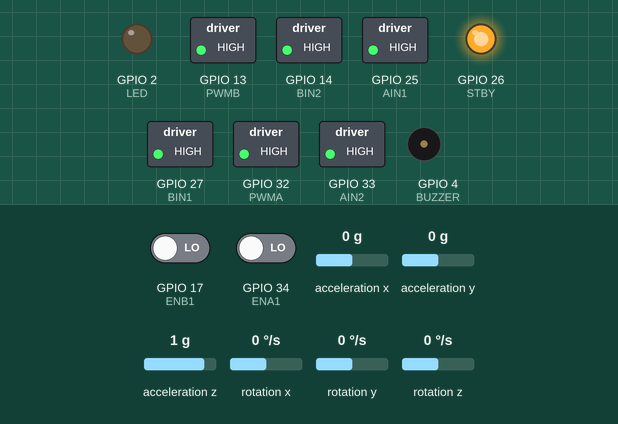
Bench run of a program on a simulated ESP32. On the bench: switched loads named in the program (green lamp = pin HIGH), output pins drawn as LEDs (lit = HIGH), buzzer (waves = sounding, pin HIGH). Wiring (inferred from the names in the program): MPU-6050 motion sensor at I2C address 0x68. Inputs (shaded band) come from the test bench; at power-on: GPIO 17 (ENB1) LOW, GPIO 34 (ENA1) LOW, acceleration x 0 g, acceleration y 0 g, acceleration z 1 g, rotation x 0 °/s, rotation y 0 °/s, rotation z 0 °/s. Nothing arrives over Bluetooth unless stated.

Above: at 0.1 s.
Timing chart, 0 to 1.6 s (numbered marks = the images above):
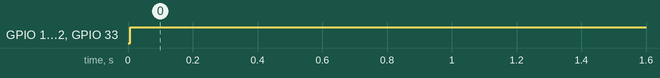

Measured:
- by itself, GPIO 13 (PWMB), GPIO 14 (BIN2), GPIO 25 (AIN1), GPIO 27 (BIN1), GPIO 32 (PWMA), GPIO 33 (AIN2): LOW → HIGH at 0.01 s

The program:

main.cpp
```cpp
#include <Arduino.h>
#include <Kalman.h>
#include "pid.h"
#include "motor.h"
#include "i2cMPU6050.h"
#include "bluetooth.h"

#define LED 2
#define BUZZER 4

// MPU6050 e KALMAN
Point3lf acc, gyro;
double pitch;
double gyroY;
Kalman KalmanY;
uint32_t timer;
double dt;

// CONTROLE PID
double Input, Output, Setpoint=0;
PID pid(&Input, &Output, &Setpoint);

void setup() {
    Serial.begin(115200);

    SerialBT.begin("Bigweld");

    pinMode(LED, OUTPUT);
    pinMode(BUZZER, OUTPUT);

    pinMode(PWMA, OUTPUT);
    pinMode(AIN2, OUTPUT);
    pinMode(AIN1, OUTPUT);
    pinMode(STBY, OUTPUT);
    pinMode(BIN1, OUTPUT);
    pinMode(BIN2, OUTPUT);
    pinMode(PWMB, OUTPUT);

    ledcAttachPin(PWMA, 0);
    ledcSetup(0, 19500, 12);
    ledcAttachPin(PWMB, 1);
    ledcSetup(1, 19500, 12);

    digitalWrite(STBY, HIGH);

    ledcWrite(0, 0);
    ledcWrite(1, 0);

    pinMode(ENA1, INPUT);
    pinMode(ENA2, INPUT);
    pinMode(ENB1, INPUT);
    pinMode(ENB2, INPUT);

    attachInterrupt(ENA1, encoderA, CHANGE);
    attachInterrupt(ENB1, encoderB, CHANGE);

    init_mpu();

    acc = readAccel();
    gyro = readGyro();
    pitch = atan(-acc.x / sqrt(acc.y * acc.y + acc.z * acc.z)) * RAD_TO_DEG;
    Input = pitch;
    KalmanY.setAngle(Input);

    pid.setOutputLimits(-4095, 4095);

    timer = micros();
}

void loop() {
    if (readBluetooth())
        pid.setTunings(jsonPID["kp"], jsonPID["ki"], jsonPID["kd"]);

    sendBluetooth(Input);

    acc = readAccel();
    gyro = readGyro();
    pitch = atan(-acc.x / sqrt(acc.y * acc.y + acc.z * acc.z)) * RAD_TO_DEG;
    gyroY = gyro.y / 131.0;

    dt = (double)(micros() - timer)/1000000;
    timer = micros();

    Input = KalmanY.getAngle(pitch, gyroY, dt);

    pid.compute();

    int pwm = map(abs(Output), 0, 4095, MOTOR_MIN, 4095);
    if (Output > 0)
        forward(pwm, pwm);
    else if (Output < 0)
        backward(pwm, pwm);
    else
        brake();

    // Serial.println(pwm);

    // Serial.printf("%lf\t%f\n", pitch, Input);
}
```

bluetooth.h
```cpp
#pragma once
#include <BluetoothSerial.h>
#include <ArduinoJson.h>

BluetoothSerial SerialBT;

StaticJsonDocument<200> jsonPID;

bool readBluetooth(){
    if(SerialBT.available()){
        String data = SerialBT.readStringUntil('}') + String("}");
        deserializeJson(jsonPID, data);
        return true;
    }
    return false;
}

void sendBluetooth(double msg){
    SerialBT.println(msg);
}
```

i2cMPU6050.h
```cpp
#pragma once
#include <Wire.h>

const uint8_t IMUAddress = 0x68;
const uint16_t I2C_TIMEOUT = 1000;

uint8_t i2cWrite(uint8_t registerAddress, uint8_t *data, uint8_t length, bool sendStop) {
  Wire.beginTransmission(IMUAddress);
  Wire.write(registerAddress);
  Wire.write(data, length);
  uint8_t rcode = Wire.endTransmission(sendStop);
  if (rcode) {
    //Serial.print(F("i2cWrite failed: "));
    //Serial.println(rcode);
  }
  return rcode;
}

uint8_t i2cWrite(uint8_t registerAddress, uint8_t data, bool sendStop) {
  return i2cWrite(registerAddress, &data, 1, sendStop);
}

uint8_t i2cRead(uint8_t registerAddress, uint8_t *data, uint8_t nbytes) {
  uint32_t timeOutTimer;
  Wire.beginTransmission(IMUAddress);
  Wire.write(registerAddress);
  uint8_t rcode = Wire.endTransmission(false);
  if (rcode) {
    //Serial.print(F("i2cRead failed: "));
    //Serial.println(rcode);
    return rcode;
  }
  Wire.requestFrom(IMUAddress, nbytes, (uint8_t)true);
  for (uint8_t i = 0; i < nbytes; i++) {
    if (Wire.available())
      data[i] = Wire.read();
    else {
      timeOutTimer = micros();
      while (((micros() - timeOutTimer) < I2C_TIMEOUT) && !Wire.available());
      if (Wire.available())
        data[i] = Wire.read();
      else {
        //Serial.println(F("i2cRead timeout"));
        return 5;
      }
    }
  }
  return 0;
}

uint8_t i2c_data[14];

struct Point3lf{
  double x, y, z;
};

void init_mpu(){
  Wire.begin();

  #if ARDUINO >= 157
    Wire.setClock(400000UL);
  #else
    TWBR = ((F_CPU/400000UL) - 16) / 2;
  #endif

  i2c_data[0] = 7;
  i2c_data[1] = 0x00;
  i2c_data[2] = 0x00;
  i2c_data[3] = 0x00;

  while(i2cWrite(0x19, i2c_data, 4, false));

  while(i2cWrite(0x6B, 0x01, true));

  while(i2cRead(0x75, i2c_data, 1));

  if(i2c_data[0] != 0x68){
    //Serial.print("Erro. Placa desconhecida\n");
    while(1){
      //Serial.print("Erro. Conecte a MPU6050 no barramento i2c\n");
    }
  }
}

Point3lf readAccel(){
  Point3lf acc;
  while(i2cRead(0x3B, i2c_data, 14));
  acc.x = (int16_t)((i2c_data[0] << 8) | i2c_data[1]);
  acc.y = (int16_t)((i2c_data[2] << 8) | i2c_data[3]);
  acc.z = (int16_t)((i2c_data[4] << 8) | i2c_data[5]);
  return acc;
}

Point3lf readGyro(){
  Point3lf gyro;
  while(i2cRead(0x3B, i2c_data, 14));
  gyro.x = (int16_t)((i2c_data[8] << 8) | i2c_data[9]);
  gyro.y = (int16_t)((i2c_data[10] << 8) | i2c_data[11]);
  gyro.z = (int16_t)((i2c_data[12] << 8) | i2c_data[13]);
  return gyro;
}
```

motor.h
```cpp
#pragma once
#include <Arduino.h>

#define PWMA 32
#define AIN2 33
#define AIN1 25
#define STBY 26
#define BIN1 27
#define BIN2 14
#define PWMB 13
#define ENA1 34
#define ENA2 35
#define ENB1 17
#define ENB2 16

#define MOTOR_MIN 500

byte ena1Last;
int pulse_numberA = 0;
bool directionA;

byte enb1Last;
int pulse_numberB = 0;
bool directionB;

void encoderA() {
    int Lstate = digitalRead(ENA1);

    if(!ena1Last && Lstate)
    {
        int val = digitalRead(ENA2);

        if(!val && directionA) directionA = false;
        else if(val && !directionA) directionA = true;
    }

    ena1Last = Lstate;

    if(!directionA)  pulse_numberA++;
    else pulse_numberA--;
}

void encoderB() {
    int Lstate = digitalRead(ENB1);

    if(!enb1Last && Lstate)
    {
        int val = digitalRead(ENB2);

        if(!val && directionB) directionB = false;
        else if(val && !directionB) directionB = true;
    }

    enb1Last = Lstate;

    if(!directionB)  pulse_numberB--;
    else pulse_numberB++;
}

void forward(int left, int right){
    digitalWrite(AIN1, HIGH);
    digitalWrite(AIN2, LOW);
    digitalWrite(BIN1, HIGH);
    digitalWrite(BIN2, LOW);
    ledcWrite(0, left);
    ledcWrite(1, right);
}

void backward(int left, int right){
    digitalWrite(AIN1, LOW);
    digitalWrite(AIN2, HIGH);
    digitalWrite(BIN1, LOW);
    digitalWrite(BIN2, HIGH);
    ledcWrite(0, left);
    ledcWrite(1, right);
}

void stop(){
    digitalWrite(AIN1, LOW);
    digitalWrite(AIN2, LOW);
    digitalWrite(BIN1, LOW);
    digitalWrite(BIN2, LOW);
    ledcWrite(0, 0);
    ledcWrite(1, 0);
}

void brake(){
    digitalWrite(AIN1, HIGH);
    digitalWrite(AIN2, HIGH);
    digitalWrite(BIN1, HIGH);
    digitalWrite(BIN2, HIGH);
    ledcWrite(0, 4095);
    ledcWrite(1, 4095);
}
```

pid.h
```cpp
#pragma once
#include <Arduino.h>

class PID{
public:
    PID(double *Input, double *Output, double *Setpoint);
    void compute();
    void setOutputLimits(double outMin, double outMax);
    void setTunings(double kp, double ki, double kd);
private:
    double *Input, *Output, *Setpoint;
    double kp, ki, kd;
    unsigned long prevTime;
    double prevError, integral;
    double outMin, outMax;
};
```

pid.cpp
```cpp
#include "pid.h"

PID::PID(double* Input, double* Output, double* Setpoint)
{
    this->Input = Input;
    this->Output = Output;
    this->Setpoint = Setpoint;
    PID::setOutputLimits(-255, 255);

    integral = 0;
    prevError = 0;
    prevTime = millis();
}

void PID::setOutputLimits(double outMin, double outMax) {
    if (outMin < outMax) {
        this->outMin = outMin;
        this->outMax = outMax;
    }
}

void PID::setTunings(double kp, double ki, double kd){
    this->kp = kp;
    this->ki = ki;
    this->kd = kd;

}

void PID::compute(){
    unsigned long time = millis();
    unsigned long dt = time - prevTime;

    double error = *Setpoint - *Input;
    double dError = error - prevError;
    integral += ki * error;

    double output = kp * error + integral * dt - kd * dError / dt;

    if(output > outMax) output = outMax;
    else if(output < outMin) output = outMin;

    *Output = output;

    prevTime = time;
    prevError = error;
}
```
